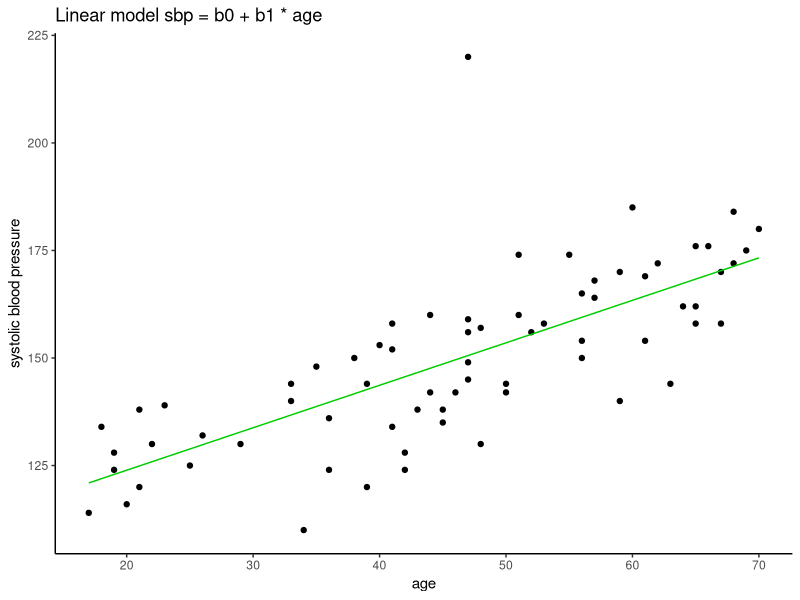
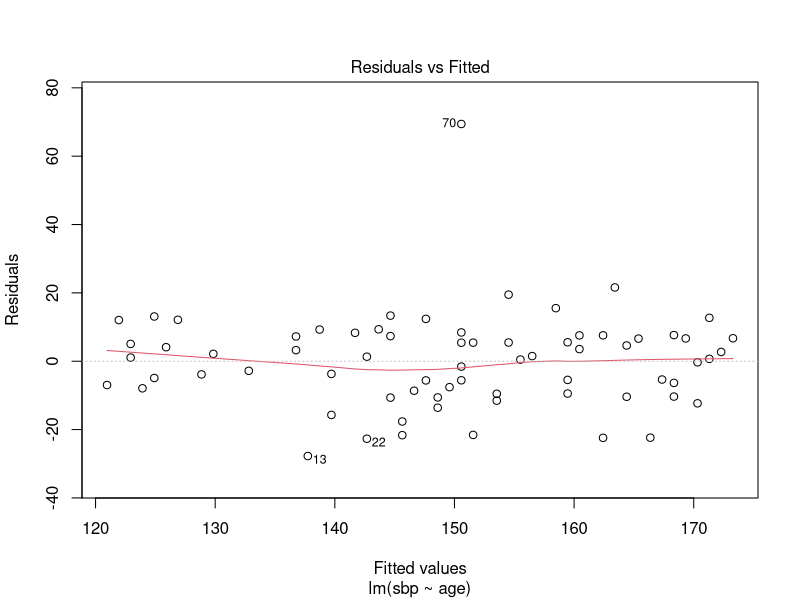
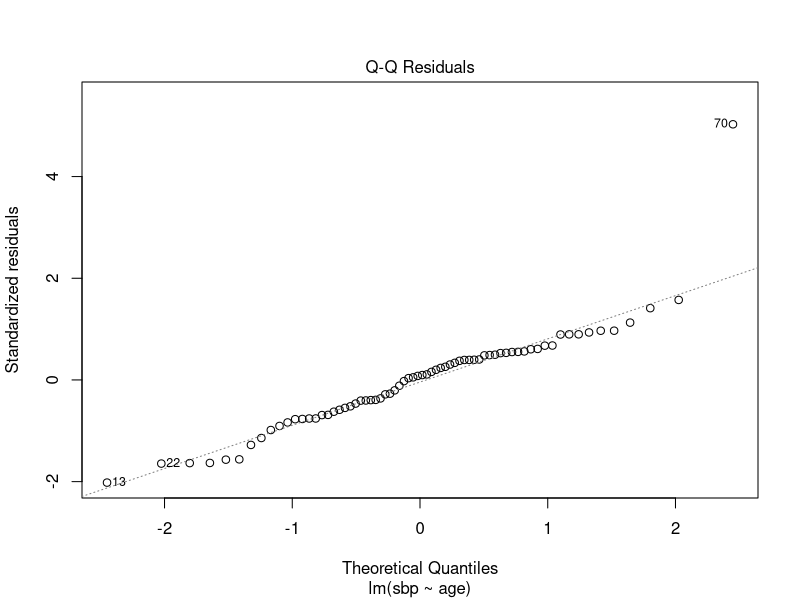
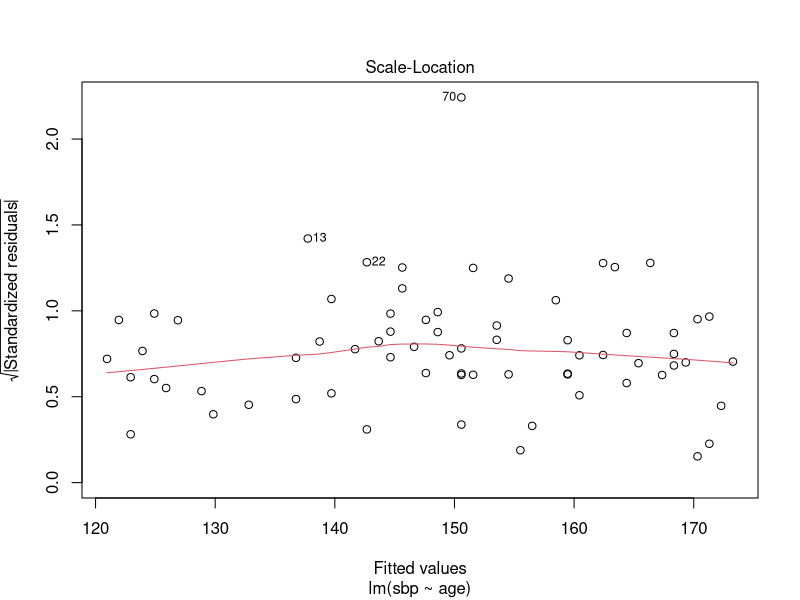
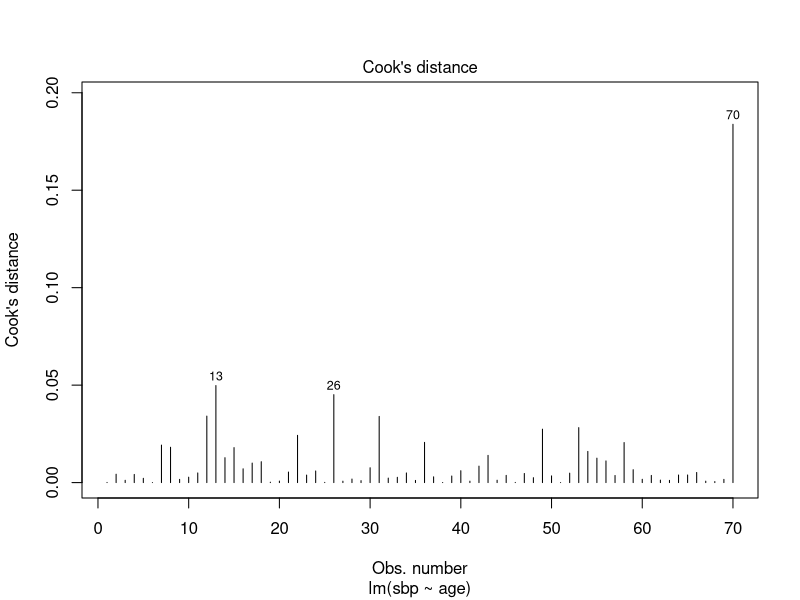
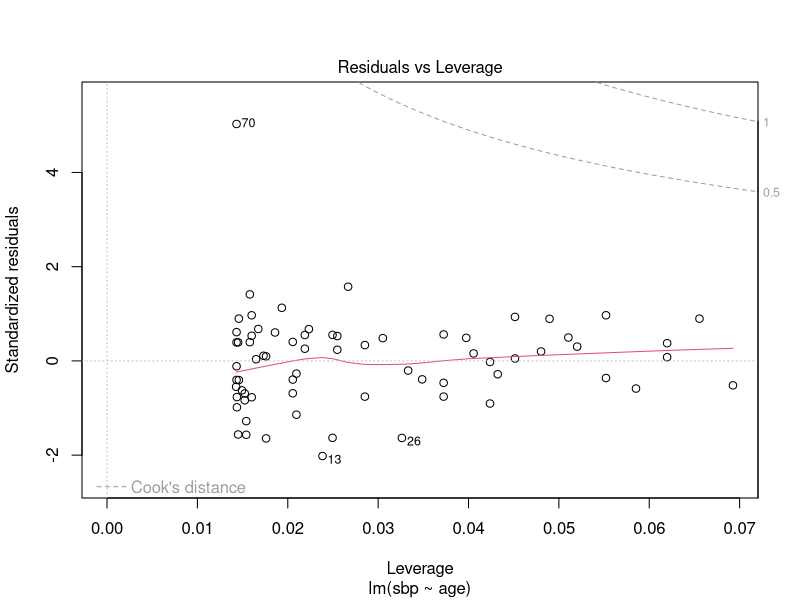
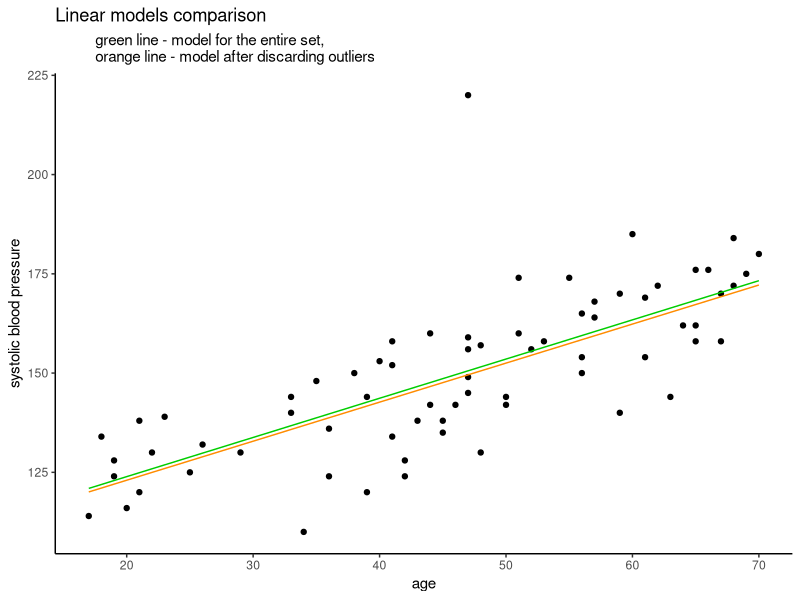
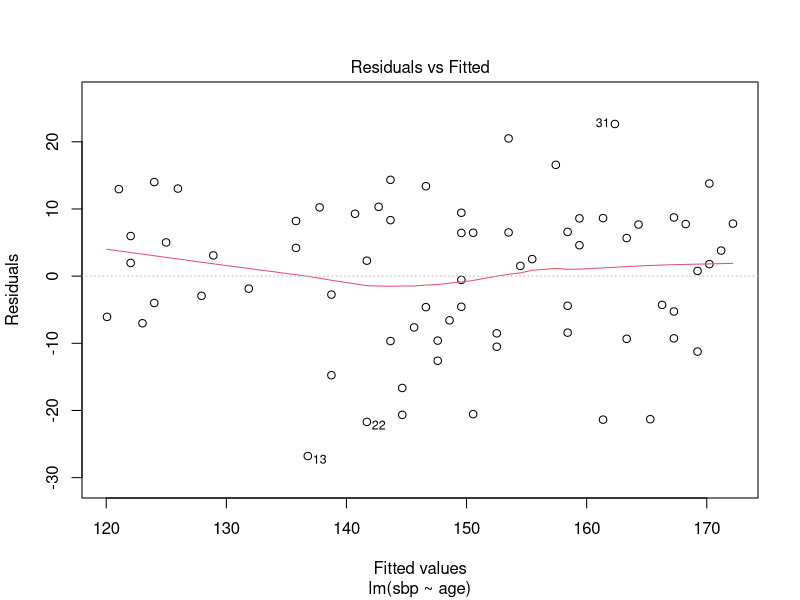

Generate these figures, in order, with R:
## ---- chunk 1
library("car")
library("ggplot2")
library("lmtest")
## ---- chunk 2
df <-  read.table("../data/sbp.csv", header = TRUE, sep = ";",dec=",")
## ---- chunk 3
df$gender <- as.factor(df$gender)
summary(df)
## ---- chunk 4
m1 <- lm(sbp ~ age, data = df)
summary(m1)
## ---- chunk 5
ggplot() +
  ggtitle("Linear model sbp = b0 + b1 * age") +
  geom_point(aes(df$age, df$sbp)) +
  geom_line(aes(m1$model$age, m1$fitted.values), color = "green3") +
  xlab("age")+
  ylab("systolic blood pressure") +
  theme_classic()
## ---- chunk 6
plot(m1, which = 1:3)
## ---- chunk 7
shapiro.test(m1$residuals)
## ---- chunk 8
bptest(m1)
## ---- chunk 9
dwtest(m1, order.by = ~age, data = df)
## ---- chunk 10
harvtest(m1, order.by = ~age, data = df)
## ---- chunk 11
plot(m1, which = 4:5)
## ---- chunk 12
m2 <- lm(sbp ~ age, data = df, subset = 1:69)
summary(m2)
## ---- chunk 13
ggplot() +
  ggtitle("Linear models comparison", 
          subtitle= "          green line - model for the entire set, 
          orange line - model after discarding outliers") +
  geom_point(aes(df$age, df$sbp)) +
  geom_line(aes(m1$model$age, m1$fitted.values), color = "green3") +
  geom_line(aes(m2$model$age, m2$fitted.values), color = "darkorange") +
  xlab("age")+
  ylab("systolic blood pressure") +
  theme_classic()
## ---- chunk 14
plot(m2)
## ---- chunk 15
shapiro.test(m2$residuals)
## ---- chunk 16
bptest(m2)
## ---- chunk 17
dwtest(m2, order.by = ~age, data = df[1:69,])
## ---- chunk 18
harvtest(m2, order.by = ~age, data = df[1:69,])
## ---- chunk 19
outlierTest(m1, n.max = Inf)
outlierTest(m2, n.max = Inf)
## ---- chunk 20
m3 <- lm(sbp ~ age + gender, data = df, subset = 1:69)
summary(m3)
## ---- chunk 21
ggplot() +
  ggtitle("Linear model sbp = b0 + b1 * age + b2 * gender", 
          subtitle= "          blue - male
          red - female") +
  geom_point(aes(m3$model[m3$model$gender=="male",]$age, m3$model[m3$model$gender=="male",]$sbp), color = "blue") +
  geom_point(aes(m3$model[m3$model$gender=="female",]$age, m3$model[m3$model$gender=="female",]$sbp), color = "red") +
  geom_line(aes(m3$model[m3$model$gender=="male",]$age, predict(m3, data.frame(age = m3$model[m3$model$gender=="male",]$age, gender ="male"))), color = "blue") +
  geom_line(aes(m3$model[m3$model$gender=="female",]$age, predict(m3, data.frame(age = m3$model[m3$model$gender=="female",]$age, gender ="female"))), color = "red") +
  xlab("age")+
  ylab("systolic blood pressure") +
  theme_classic()
## ---- chunk 22
vif(m3)
## ---- chunk 23
plot(m3)
## ---- chunk 24
shapiro.test(m3$residuals)
## ---- chunk 25
bptest(m3)
## ---- chunk 26
dwtest(m3, order.by = ~age, data = df[1:69,])
## ---- chunk 27
harvtest(m3, order.by = ~age, data = df[1:69,])
